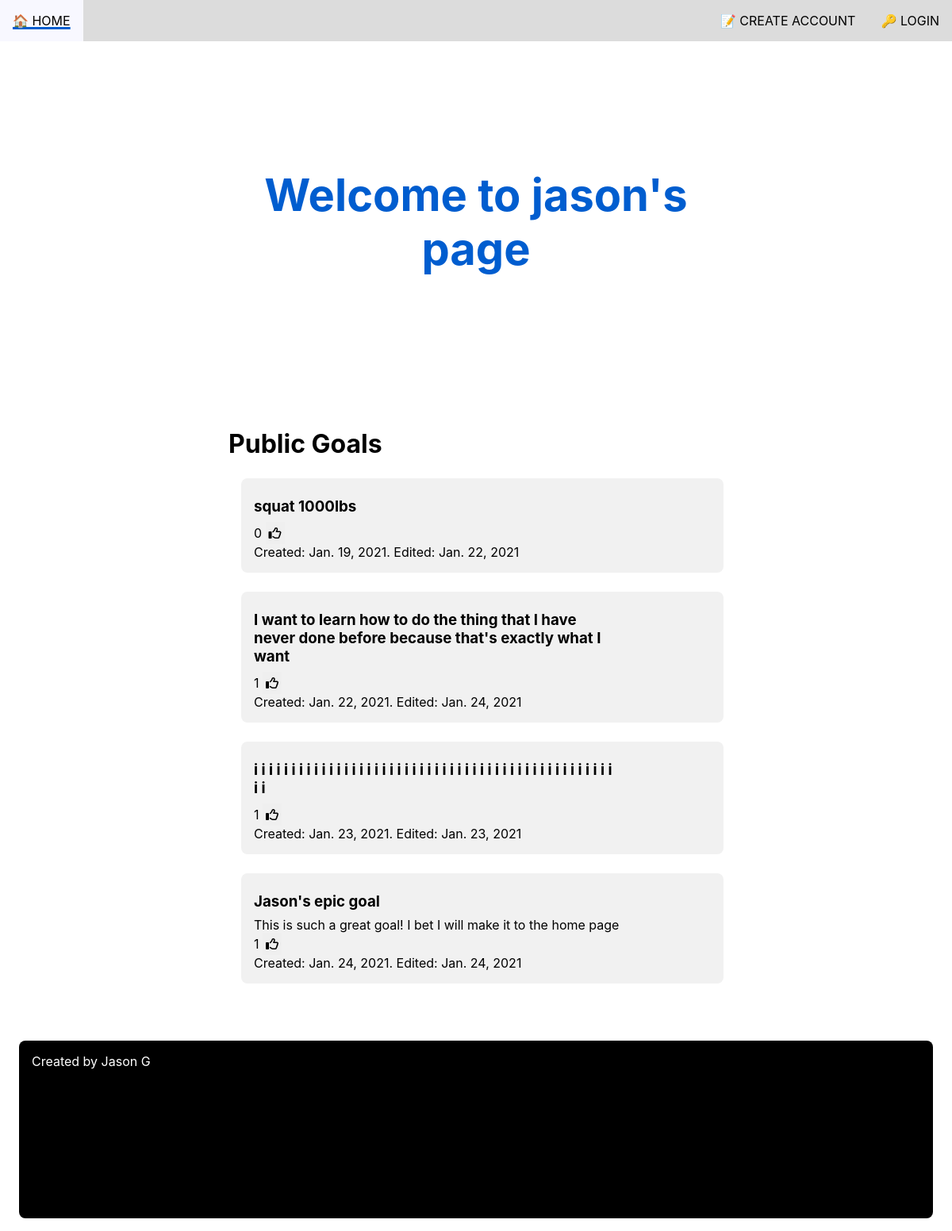
Page /u/jason/ on the committed database.
### goal/models.py (models this page shows, shortened)
class User(AbstractUser):
    bio = models.TextField(max_length=500, blank=True)
    username_slug = models.SlugField(blank=True)
    rating = models.PositiveIntegerField(default=0)
    rated_goals = models.ManyToManyField('Goal', blank=True)

class Goal(models.Model):
    owner = models.ForeignKey(User,
                              on_delete=models.CASCADE)
    title = models.CharField(max_length=100)
    PUBLICITY_CHOICES = (
        ('p', 'public'),
        ('pr', 'private'),
    )
    publicity = models.CharField(
        max_length=7,
        choices=PUBLICITY_CHOICES,
        default='pr',
        help_text='Do you want this goal to be available to the public?',
    )
    description = models.CharField(max_length=300, null=True, blank=True)
    upvotes = models.PositiveIntegerField()
    created_at = models.DateTimeField(auto_now_add=True)
    updated_at = models.DateTimeField(auto_now=True)
    goal_slug = models.SlugField(blank=True)
    def get_absolute_url(self):
        user = self.owner
        username_slug = user.username_slug
        return reverse('goal:goal-detail', kwargs={
            'goal_slug': self.goal_slug,
            'pk': self.id,
            'username_slug': username_slug,
        })
    def __str__(self):
        return f"{self.title}, by {self.owner}"

### goal/views.py (the view)
# urls.py: path('u/<slug:username_slug>/', views.UserDetail.as_view(), name='user-detail'),
class UserDetail(View):
    def get(self, request, username_slug):
        page_owner = get_object_or_404(User, username_slug=username_slug)
        pk = page_owner.id
        public_goals = Goal.objects.filter(owner=pk, publicity='p')
        private_goals = Goal.objects.filter(owner=pk, publicity='pr')
        public_goal_likeable = []
        for goal in public_goals:
            if goal.user_set.filter(id=request.user.id).exists():
                already_liked = True
            else:
                already_liked = False
            print(goal.created_at < goal.updated_at)
            public_goal_likeable += [{
                'goal': goal,
                'already_liked': already_liked,
            }]
        private_goal_likeable = []
        for goal in private_goals:
            if goal.user_set.filter(id=request.user.id).exists():
                already_liked = True
            else:  # TODO: THIS ALWAYS GIVES FALSE AND THAT NEEDS TO CHANGE
                already_liked = False
            private_goal_likeable += [{
                'goal': goal,
                'already_liked': already_liked,
            }]
        ctx = {
            'page_owner': page_owner,
            'public_goals': public_goals,
            'private_goals': private_goals,
            'public_goal_likeable': public_goal_likeable,
            'private_goal_likeable': private_goal_likeable,
        }
        print(private_goal_likeable)
        return render(request, 'goal/user_detail.html', context=ctx)

### goal/templates/goal/user_detail.html (shortened to what this page needs)
{% extends 'base.html' %}
{% load static %}
{% block styles %} <link rel="stylesheet" href="{% static 'css/user_detail_styles.css' %}"> {% endblock %}
{% block content %}
    <div class="user-detail-content">
        {% if user == page_owner %}
            <h1>Welcome back, {{page_owner}}</h1>
            <div class="create-goal-button-container">
                <button class="create-goal-button"
                onclick="window.location.href=`{% url 'goal:create-goal' %}`;return false;"
                >
                    Create New Goal
                </button>
            </div>
        {% else %}
            <h1>Welcome to {{page_owner}}'s page</h1>
        {% endif %}
        {% load humanize %}
        <section class="public-goals">
            <h2 id="public-goals">Public Goals</h2>
            {% if public_goal_likeable %}
                {% for goal in public_goal_likeable %}
                    <article class="individual-goal">
                        <h3><a href="{{ goal.goal.get_absolute_url }}">{{ goal.goal.title }}</a></h3>
                        {% if goal.goal.description %}
                            <p>{{ goal.goal.description }}</p>
                        {% endif %}
                            {% if user.is_authenticated %}
                                <form action="{% url 'goal:like-goal' goal.goal.id %}#public-goals" method="post" >
                                    <input type="hidden" name="next" value="{{ request.path }}">
                                    {% csrf_token %}
                                    <p>
                                        {{ goal.goal.upvotes }}
                                        <button type="submit" class="like-button icon-btn {% if goal.already_liked %}liked{% endif %}">
                                            {% if goal.already_liked %}
                                                    <i class="fas fa-thumbs-up"></i>
                                            {% else %}
                                                    <i class="far fa-thumbs-up"></i>
                                            {% endif %}
                                        </button>
                                    </p>
                                </form>
                            {% else %}
                                <p>
                                    {{ goal.goal.upvotes }}
                                    <button class="like-button icon-btn {% if goal.already_liked %}liked{% endif %} btn-no-login">
                                        <i class="far fa-thumbs-up"></i>
                                    </button>
                                </p>
                            {% endif %}
                        <p>Created: {{ goal.goal.created_at|naturalday }}.
                            {% if goal.goal.created_at < goal.goal.updated_at %}
                                Edited: {{ goal.goal.updated_at|naturalday }}
                            {% endif %}
                        </p>
                    </article>
                {% endfor %}
            {% else %}
                <article>
                    <p>No public goals so far...</p>
                </article>
            {% endif %}
        </section>
    </div>
{% endblock %}

### goal/static/css/base_styles.css (style rules this page uses)
:root { --font-blue: rgb(0, 93, 207); --bubble-gray: #f1f1f1; }
* { font-family:-apple-system, BlinkMacSystemFont, 'Segoe UI', Roboto, Oxygen, Ubuntu, Cantarell, 'Open Sans', 'Helvetica Neue', sans-serif; margin: 0; padding: 0; text-decoration: none; box-sizing: border-box; }
button { cursor: pointer; }
.icon-btn { padding: 0.25em; border: none; font-size: 1rem; }

### goal/static/css/user_detail_styles.css (style rules this page uses)
.user-detail-content { padding: 0px 3rem 1rem; }
@media only screen and (min-width: 690px) { .user-detail-content { width: 80%; margin: 0 auto; } }
@media only screen and (min-width: 850px) { .user-detail-content { width: 60%; margin: 0 auto; } }
.content section { padding: 2rem 0; }
.content article.individual-goal { background-color: #f1f1f1; padding: 0.5rem; border-radius: 0.5rem; margin: 0.5rem 0rem 0.5rem 1rem; }
@media only screen and (min-width: 690px) { .content article.individual-goal { margin-top: 1.5rem; margin-bottom: 1.5rem; padding: 1rem; } }
h1 { font-size: 3.5rem; padding: 20vh 0px; color: var(--font-blue); text-align: center; }
h2 { font-size: 2rem; }
h3 { padding: 0.5rem 0; width: 80% }
h3 a { color: black; }
button.like-button { display: inline; }
.individual-goal { position: relative; }

### rows in the picture
User: username "jason"
Goal: goal "squat 1000lbs", goal.upvotes "0", goal.created_at "Jan. 19, 2021", goal.updated_at "Jan. 22, 2021"
Goal: goal "I want to learn how to do the thing that I have never done before because that's exactly what I want", goal.upvotes "1", goal.created_at "Jan. 22, 2021", goal.updated_at "Jan. 24, 2021"
Goal: goal "i i i i i i i i i i i i i i i i i i i i i i i i i i i i i i i i i i i i i i i i i i i i i i i i i i", goal.upvotes "1", goal.created_at "Jan. 23, 2021", goal.updated_at "Jan. 23, 2021"
Goal: goal "Jason's epic goal", goal.description "This is such a great goal! I bet I will make it to the home page", goal.upvotes "1", goal.created_at "Jan. 24, 2021", goal.updated_at "Jan. 24, 2021"
